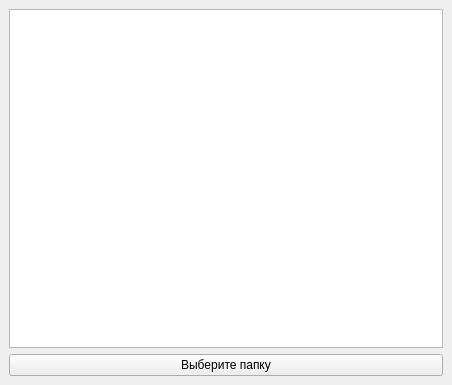
<?xml version="1.0" encoding="UTF-8"?>
<ui version="4.0">
 <class>MainWindow</class>
 <widget class="QMainWindow" name="MainWindow">
  <property name="geometry">
   <rect>
    <x>0</x>
    <y>0</y>
    <width>452</width>
    <height>385</height>
   </rect>
  </property>
  <property name="windowTitle">
   <string>MainWindow</string>
  </property>
  <widget class="QWidget" name="centralwidget">
   <layout class="QVBoxLayout" name="verticalLayout">
    <item>
     <widget class="QListWidget" name="listWidget"/>
    </item>
    <item>
     <widget class="QPushButton" name="btnBrowse">
      <property name="text">
       <string>Выберите папку</string>
      </property>
     </widget>
    </item>
   </layout>
  </widget>
 </widget>
 <resources/>
 <connections/>
</ui>
